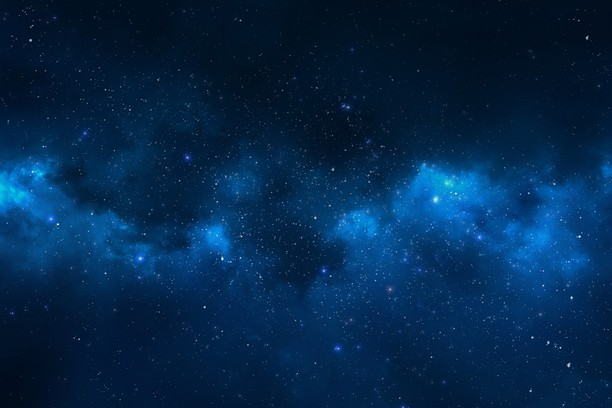
#> input picture vjezbe_12/yoda.jpg, 612 x 408 px
$ python my_animation.py
#> lines starting #> are read from the running program, lines starting #| are printed output that depends on the picture
### vjezbe_12/universe.py
import math as m
import numpy as np


class Planet:


    def __init__(self, name, color, mass, r0, v0):
        self.name = name
        self.color = color
        self.mass = mass
        self.r0 = r0
        self.v0 = v0
        self.x_x = []
        self.y_y = []


class Universe:


    def __init__(self):
        self.dt = 0.0
        self.G = 6.67408 * (10**(-11))
        self.t = 0.0
        self.p_planets = []


    def add_planet(self, planet):
        self.p_planets.append(planet)


    def __acceleration(self, m1, m2, r1, r2):
        d = m.sqrt((r1[0] - r2[0])**2 + (r1[1] - r2[1])**2)
        return ((- self.G * m2) / (d**3)) * np.subtract(r1, r2)


    def evolve(self, T, dt):
#> called with T = 157784544, dt = 8640
        self.dt = dt
        while self.t <= T:
            for planet in self.p_planets:
                planet.a = np.array([0, 0])
                for p2 in self.p_planets:
                    if p2 == planet:
                        a = 0.0
                    else:
                        a = (self.__acceleration(planet.mass, p2.mass, planet.r0, p2.r0))
                        planet.a = np.add(planet.a, a)
                planet.v0 = np.add(planet.v0, planet.a * self.dt)
                planet.r0 = np.add(planet.r0, planet.v0 * self.dt)
                planet.x_x.append(planet.r0[0])
                planet.y_y.append(planet.r0[1])
            self.t += self.dt

### vjezbe_12/my_animation.py
from matplotlib import pyplot as plt
import numpy as np
from matplotlib.animation import FuncAnimation
import universe


au = 1.496e11
day = 60*60*24
year = 365.242*day

sun = universe.Planet("Sun", "yellow", 1.989e30, np.array([0.,0.]), np.array([0.,0.]))
mercury = universe.Planet("Mercury", "darkorange", 3.3e24, np.array([0.,0.466 * au]), np.array([-47362.,0.]))
venus = universe.Planet("Venus", "red", 4.8685e24, np.array([0.723 * au, 0.]), np.array([0.,35020.]))
earth = universe.Planet("Earth", "blue", 5.9742e24, np.array([-1.*au,0.]), np.array([0.,-29783.]))
mars = universe.Planet("Mars", "brown", 6.417e23, np.array([0., -1.666 * au]), np.array([24007., 0.]))

ss = universe.Universe()
ss.add_planet(sun)
ss.add_planet(mercury)
ss.add_planet(venus)
ss.add_planet(earth)
ss.add_planet(mars)

ss.evolve(5.*year, day / 10)

planets = [sun, mercury, venus, earth, mars]
lines = []

fig = plt.figure()
img = plt.imread("yoda.jpg")
#> img is the input picture: shape (408, 612, 3); mean R, G, B 3.8, 40, 76.4
axis = plt.axes(xlim =(-2 * au, 2 * au),
                ylim =(-2 * au, 2 * au))

axis.plot(sun.x_x, sun.y_y, label=sun.name, color=sun.color, linewidth=7.0)
axis.plot(mercury.x_x, mercury.y_y, label=mercury.name, color=mercury.color)
axis.plot(venus.x_x, venus.y_y, label=venus.name, color=venus.color)
axis.plot(earth.x_x, earth.y_y, label=earth.name, color=earth.color)
axis.plot(mars.x_x, mars.y_y, label=mars.name, color=mars.color)

for p in planets:
    line = axis.plot([], [], "o", color=p.color)[0]
    lines.append(line)


def init():
    for line in lines:
        line.set_data([], [])
    return lines


def animate(i):
    for index, p in enumerate(planets):
        x = p.x_x[i]
        y = p.y_y[i]
        lines[index].set_data(x, y)
    return lines


plt.imshow(img, extent=[-2 * au, 2 * au, -2 * au, 2 * au])
anim = FuncAnimation(fig, animate, init_func = init,
                     frames = 3000, interval = 1, blit = True)

plt.show()
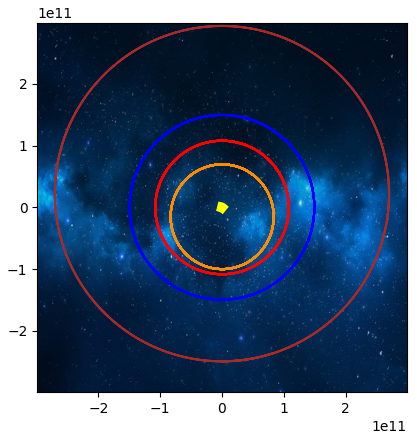
#> figure drawn by matplotlib, 1 panel
